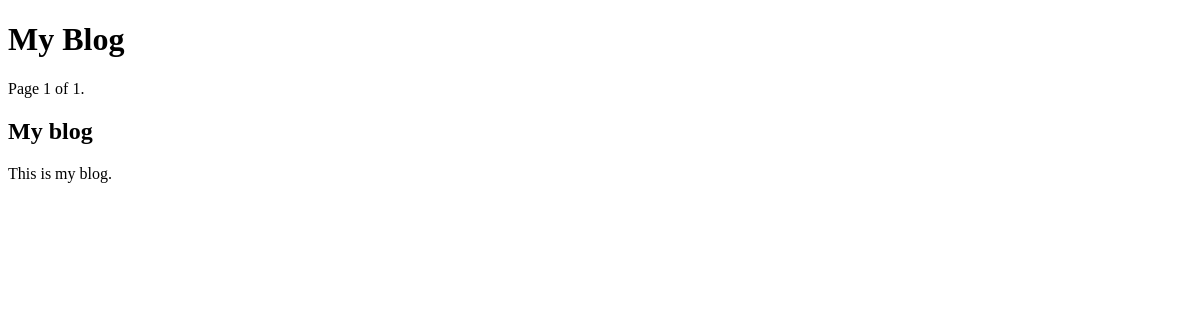
/, run on an earlier commit of the app's database.
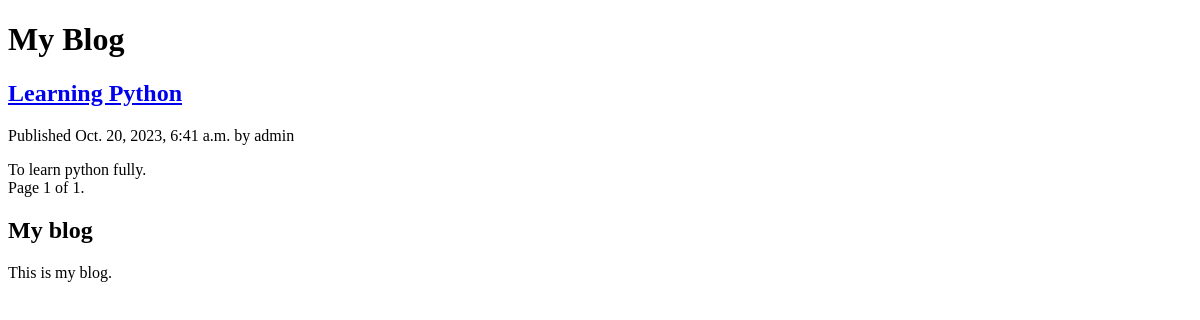
And on a later commit of the database.
### blog/models.py (models this page shows, shortened)
class Post(models.Model):
  class Status(models.TextChoices):
    DRAFT = 'DF','Draft'
    PUBLISHED = 'PB', 'Published'
  title = models.CharField(max_length=250)
  slug =  models.SlugField(max_length=250, unique_for_date='publish')
  author = models.ForeignKey(User, on_delete=models.CASCADE,related_name='blog_posts')
  body = models.TextField()
  publish = models.DateTimeField(default = timezone.now)
  created = models.DateTimeField(auto_now_add=True)
  updated = models.DateTimeField(auto_now=True)
  status = models.CharField(max_length=2,choices=Status.choices,default=Status.DRAFT)
  objects = models.Manager()
  published = PublishedManager()
  class Meta:
    ordering = ['-publish']
    indexes = [
      models.Index(fields=['-publish']),
      ]
  def get_absolute_url(self):
    return reverse('blog:post_detail',
                   args=[
                     self.publish.year,
                     self.publish.month,
                     self.publish.day,
                     self.slug
                   ])

### blog/views.py (the view)
# urls.py: path('', views.post_list, name='post_list'),
def post_list(request):
  post_list = Post.published.all()
  paginator = Paginator(post_list,2)
  page_number = request.GET.get('page',1)
  try:
    posts = paginator.page(page_number)
  except EmptyPage:
    posts = paginator.page(paginator.num_pages)
  except PageNotAnInteger:
    posts = paginator.page(1)
  return render(request, 'blog/list.html',{'posts':posts})

### blog/models.py (called while the page is built)
  def get_queryset(self):
    return super().get_queryset().filter(status=Post.Status.PUBLISHED)

### blog/templates/blog/list.html (shortened to what this page needs)
{% extends "base.html" %}
{% block content %}
  <h1>My Blog</h1>
  {% for post in posts %}
    <h2>
      <a href="{{ post.get_absolute_url }}">
        {{ post.title }}
      </a>
    </h2>
    <p class="date">
      Published {{ post.publish }} by {{ post.author }}
    </p>
       {{ post.body }}
  {% endfor %}
  {% include 'blog/pagination.html' with page=posts %}
{% endblock %}

What changed in the data, as far as the page shows it:
added Post: title "Learning Python", publish "Oct. 20, 2023, 6:41 a.m.", author "admin", body "To learn python fully."
